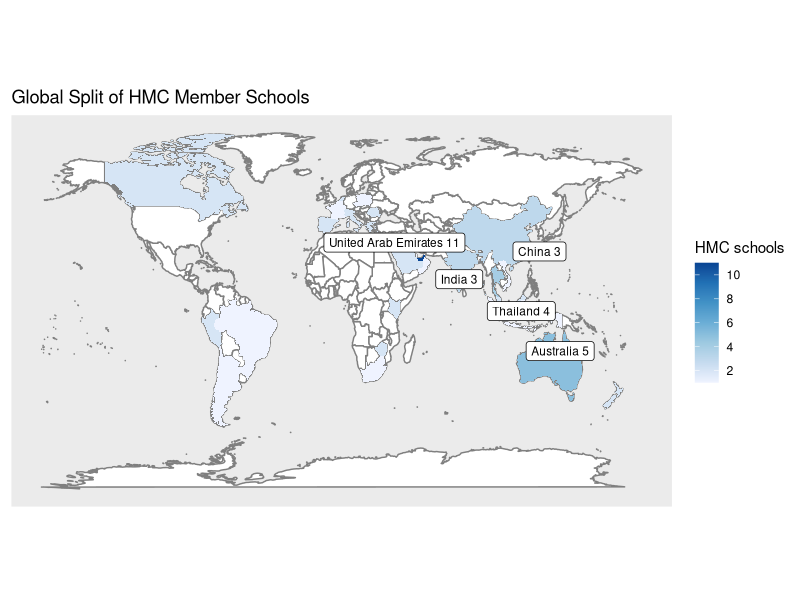

Reproduce this figure in R.
library(tidyverse)
library(maps)
library(ggrepel)

ISC_data <- read_csv("data.csv")

# filter out any regions that have a subregion - this will exclude Hong Kong
data_regions <- inner_join(filter(ISC_data, is.na(subregion)), map_data("world"), by = "region")

# include any regions that have a subregion - this will include Hong Kong
data_subregions <- inner_join(filter(ISC_data, !is.na(subregion)), map_data("world"), by = "subregion")

# labels will include any regions with more than 2 HMC schools
# use distinct to just get the first row for each region (so each region has one set of long/lat coordinates)
data_top_regions <- distinct(inner_join(filter(ISC_data, `HMC schools` > 2), map_data("world"), by = "region"), region, .keep_all = TRUE)

data_regions %>% ggplot(mapping = aes(x = long, y = lat, group = group)) + 
  geom_polygon(data = map_data("world"), fill = "white", colour = "grey50") + 
  coord_fixed(1.3) +
  geom_polygon(aes(fill = `HMC schools`)) +
  # this maps Hong Kong - it's not really easy to see anyway!
  geom_polygon(data = data_subregions, aes(fill = `HMC schools`)) +
  scale_fill_distiller(palette = "Blues", direction = 1, breaks = seq(0, 10, 2)) +
  geom_label_repel(data = data_top_regions, aes(x = long, y = lat, label = paste0(region, " ", `HMC schools`)), size = 3) +
  labs(title = "Global Split of HMC Member Schools") +
  theme(
    axis.title = element_blank(),
    axis.text = element_blank(),
    axis.ticks = element_blank(),
    panel.grid = element_blank()
  )
